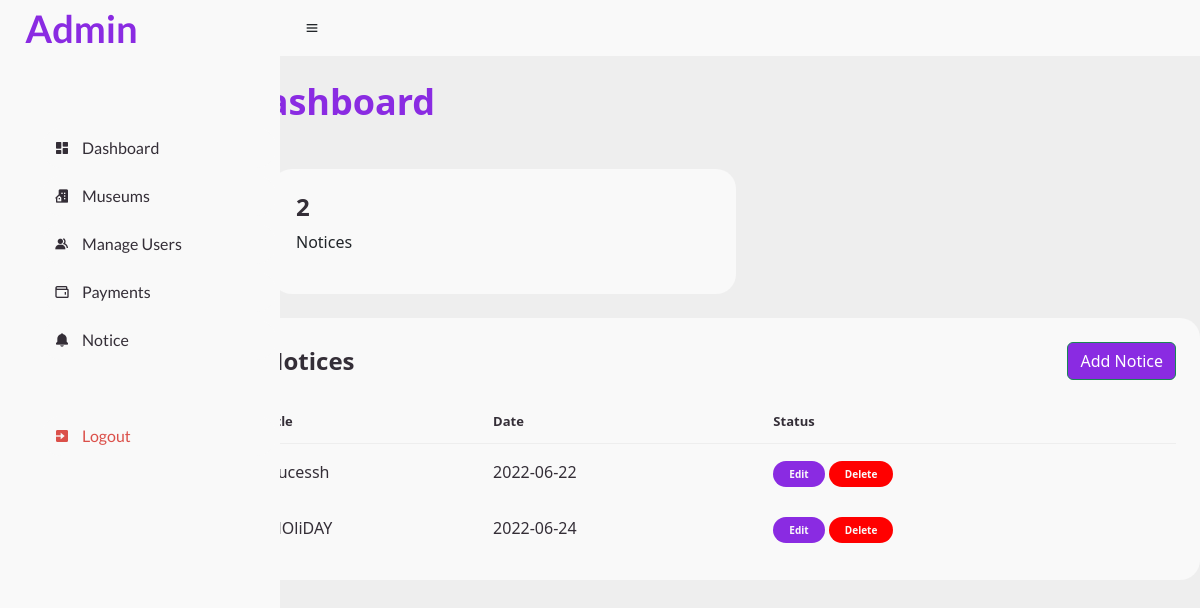
/admin/notice.php (signed in), run on an earlier commit of the app's database.
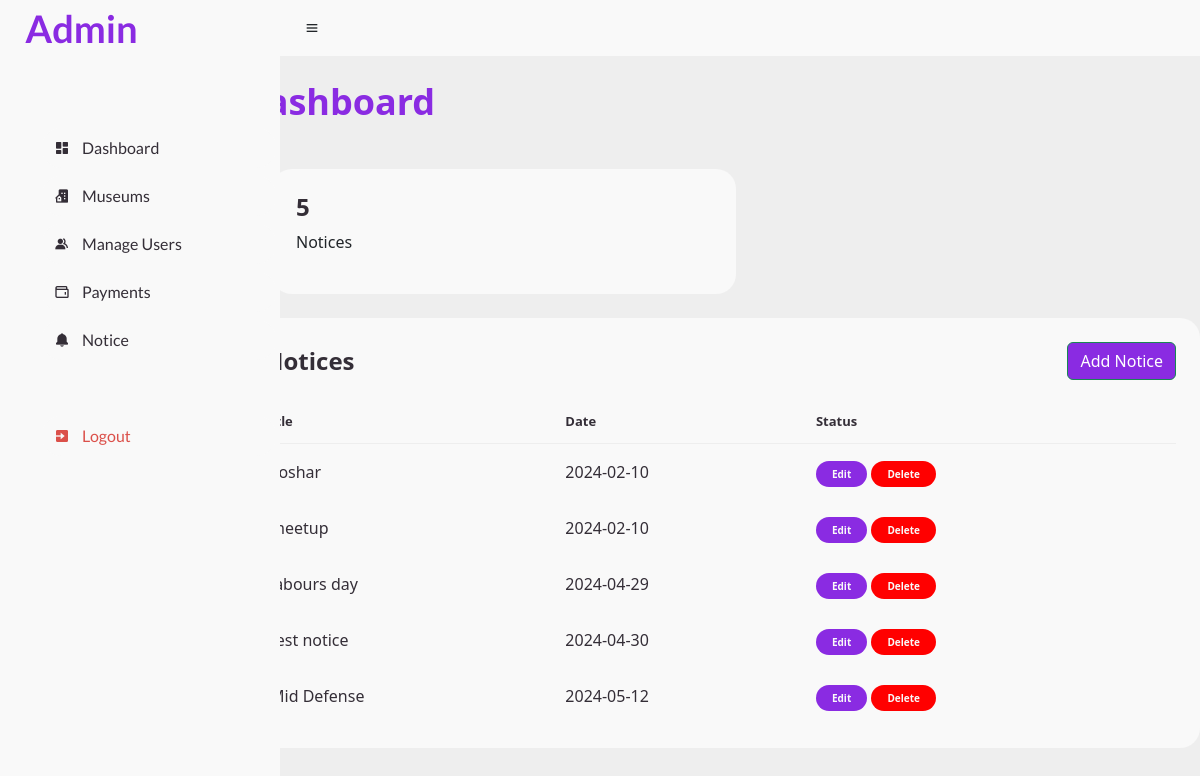
And on a later commit of the database.
### tables this page shows
CREATE TABLE `tbl_notice` (
  `id` int(11) NOT NULL,
  `title` varchar(255) DEFAULT NULL,
  `description` varchar(255) DEFAULT NULL,
  `date` date DEFAULT current_timestamp()
);

### admin/notice.php (the view, shortened to what this page needs)
<?php
include "_dbconnect.php";
include "header.php";
?>
<main>
    <div class="head-title">
        <div class="left">
            <h1>Dashboard</h1>
        </div>
    </div>
    <ul class="box-info">
        <li style="max-width:50%;">
            <span class="text">
                <h3>
                    <?php
                    $res = mysqli_query($conn , "SELECT * FROM `tbl_notice`");
                    $num = mysqli_num_rows($res);
                    echo $num;
                    ?>
                </h3>
                <p>Notices</p>
            </span>
        </li>
    </ul>
    <div class="table-data">
        <div class="order">
            <div class="head">
                <h3>Notices</h3>
                <h4 style="background:blueviolet;" class=" btn btn-success status completed" data-bs-toggle="modal" data-bs-target="#noticehandel">Add Notice </h4>
            </div>
            <table>
                <thead>
                    <tr>
                        <th>Title</th>
                        <th>Date</th>
                        <th>Status</th>
                    </tr>
                </thead>
                <tbody>
                    <?php
                    $res = mysqli_query($conn , "SELECT * FROM `tbl_notice`");
                    $check_notice = mysqli_num_rows($res)>0;
                    if($check_notice)
                    {
                        while($row=mysqli_fetch_array($res)){
                        $id = $row['id'];
                    ?>
                    <tr>
                       <td>
                         <?php echo $row['title']; ?>
                       </td>
                       <td>
                         <?php echo $row['date']; ?>
                       </td>
                       <td> <a href="addnotices.php?id=<?=$id?>"><span class="button">Edit</a></span> <a type="button" href="notice.php?id=<?php echo $id; ?> " onclick="alert('Do you want to delete ')"><span style="background:red;" class="button">Delete</span> </a></td>
                    </tr>
                    <?php
                    }
                    }else{
                    }
                    ?>
                </tbody>
            </table>
        </div>
    </div>
</main>
<?php
include "footer.php";
?>

What changed in the data, as far as the page shows it:
removed tbl_notice: title "sucessh", date "2022-06-22"
removed tbl_notice: title "HOliDAY", date "2022-06-24"
added tbl_notice: title "Loshar", date "2024-02-10"
added tbl_notice: title "meetup", date "2024-02-10"
added tbl_notice: title "labours day", date "2024-04-29"
added tbl_notice: title "test notice", date "2024-04-30"
added tbl_notice: title "Mid Defense", date "2024-05-12"
Also different on the page:
$num: "2" → "5"
